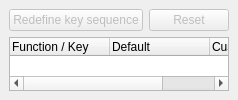
         <widget class="QWidget" name="tabFrontendShortcuts" >
          <attribute name="title" >
           <string>&amp;Shortcuts / Keys</string>
          </attribute>
          <layout class="QGridLayout" >
           <property name="margin" >
            <number>9</number>
           </property>
           <property name="spacing" >
            <number>6</number>
           </property>
           <item row="0" column="1" >
            <widget class="QPushButton" name="pushButtonResetShortcut" >
             <property name="enabled" >
              <bool>false</bool>
             </property>
             <property name="toolTip" >
              <string>Reset key sequence to default</string>
             </property>
             <property name="text" >
              <string>Reset</string>
             </property>
             <property name="icon" >
              <iconset resource="qmc2.qrc" >
               <normaloff>:/data/img/editdelete.png</normaloff>:/data/img/editdelete.png</iconset>
             </property>
            </widget>
           </item>
           <item row="0" column="0" >
            <widget class="QPushButton" name="pushButtonRedefineKeySequence" >
             <property name="enabled" >
              <bool>false</bool>
             </property>
             <property name="toolTip" >
              <string>Redefine key sequence</string>
             </property>
             <property name="text" >
              <string>Redefine key sequence</string>
             </property>
             <property name="icon" >
              <iconset resource="qmc2.qrc" >
               <normaloff>:/data/img/keyboard.png</normaloff>:/data/img/keyboard.png</iconset>
             </property>
            </widget>
           </item>
           <item row="1" column="0" colspan="2" >
            <widget class="QTreeWidget" name="treeWidgetShortcuts" >
             <property name="sizePolicy" >
              <sizepolicy vsizetype="Ignored" hsizetype="Ignored" >
               <horstretch>0</horstretch>
               <verstretch>0</verstretch>
              </sizepolicy>
             </property>
             <property name="toolTip" >
              <string>Active shortcut definitions; double-click to redefine key sequence</string>
             </property>
             <property name="alternatingRowColors" >
              <bool>true</bool>
             </property>
             <property name="indentation" >
              <number>0</number>
             </property>
             <property name="rootIsDecorated" >
              <bool>false</bool>
             </property>
             <property name="itemsExpandable" >
              <bool>false</bool>
             </property>
             <property name="allColumnsShowFocus" >
              <bool>true</bool>
             </property>
             <column>
              <property name="text" >
               <string>Function / Key</string>
              </property>
             </column>
             <column>
              <property name="text" >
               <string>Default</string>
              </property>
             </column>
             <column>
              <property name="text" >
               <string>Custom</string>
              </property>
             </column>
            </widget>
           </item>
          </layout>
         </widget>
